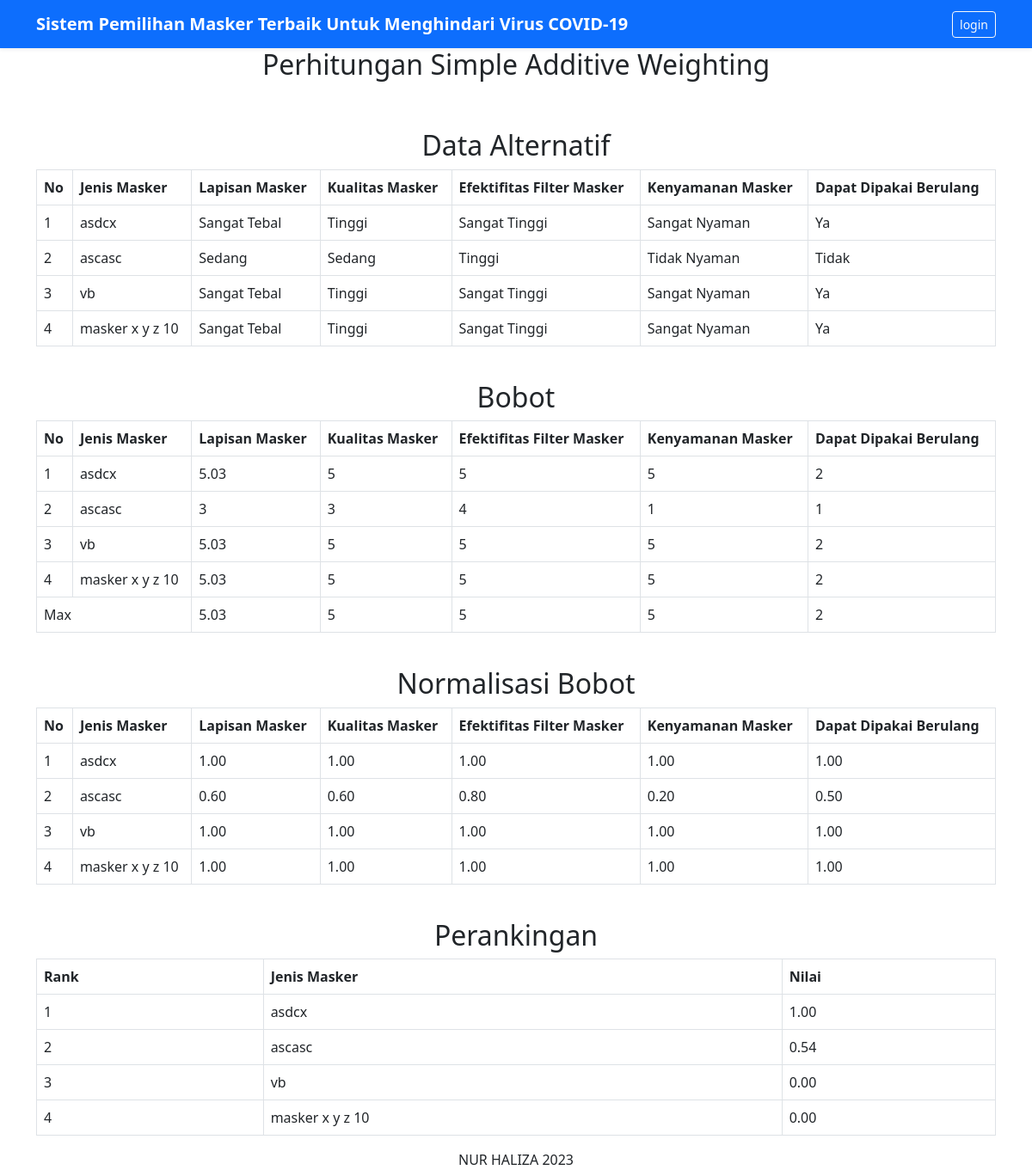
Screenshot of /hasil.php with the database file from the repository.
### tables this page shows
CREATE TABLE `masker` (
  `id_masker` int(11) NOT NULL,
  `nama_masker` varchar(255) NOT NULL,
  `lapisan_masker` int(11) NOT NULL,
  `kualitas_masker` int(11) NOT NULL,
  `efektifitas_masker` int(11) NOT NULL,
  `kenyamanan_masker` int(11) NOT NULL,
  `reuse` int(11) NOT NULL,
  `nilai` double NOT NULL,
  `gambar` varchar(255) NOT NULL,
  `keterangan` text NOT NULL
);

CREATE TABLE `subkriteria` (
  `id_subkriteria` int(11) NOT NULL,
  `nama_subkriteria` varchar(255) NOT NULL,
  `bobot_subkriteria` double NOT NULL,
  `id_kriteria` int(11) NOT NULL
);

### hasil.php (the view, shortened to what this page needs)
<?php
include "koneksi.php";
$c1 = array();
$c2 = array();
$c3 = array();
$c4 = array();
$c5 = array();
$n1 = array();
 ?>
<!DOCTYPE html>
<html>
<head>
    <link type="text/css" rel="stylesheet" href="assets/bootstrap/css/bootstrap.css">
</head>
<body>
	<header>
		<div class="navbar navbar-dark bg-primary shadow-sm">
		    <div class="container">
		      <a href="index.php" class="navbar-brand d-flex align-items-center">
		        <strong>Sistem Pemilihan Masker Terbaik Untuk Menghindari Virus COVID-19</strong>
		      </a>
		      <div class="col-4 d-flex justify-content-end align-items-center">
        		<a class="btn btn-sm btn-outline-light" href="login.php">login</a>
      		</div>
		</div>
		</div>
	</header>
	<div class="container">
     <div class="panel panel-default">
     	<center>
     		<div class="panel-heading">
     			 <h2>Perhitungan Simple Additive Weighting</h2>
     			 <br>
     		</div>
     		<br>
     		<div class="panel-body">
     			<div class="panel">
     				<div class="panel-heading">
     					<h2>Data Alternatif</h2>
     				</div>
     				<div class="panel-body">
     					<table class="table table-responsive table-hover table-bordered"  style="text-align:justify">
     				<thead>
     					<tr>
     						<th>No</th>
     						<th>Jenis Masker</th>
     						<th>Lapisan Masker</th>
     						<th>Kualitas Masker</th>
     						<th>Efektifitas Filter Masker</th>
     						<th>Kenyamanan Masker</th>
     						<th>Dapat Dipakai Berulang</th>
     					</tr>
     				</thead>
     				<tbody>
     					<?php
                            $sql = "SELECT * FROM masker";
                            $no  = 1;
                            foreach ($dbh->query($sql) as $data) :
                         ?>
                         <tr>
                         <td><?php echo $no; ?></td>
                         <td><?php echo $data['nama_masker'] ?></td>
                         <td><?php
	                        $sql1 = "SELECT * FROM subkriteria";
	                        foreach ($dbh->query($sql1) as $data1) :
	                        if ($data1['id_subkriteria'] == $data['lapisan_masker']) {
	                            echo $data1['nama_subkriteria'];
	                            $c1[$no-1]=$data1['bobot_subkriteria'];
	                        }
	                        endforeach;
	                         ?>
	                     </td>
	                     <td><?php
	                        $sql1 = "SELECT * FROM subkriteria";
	                        foreach ($dbh->query($sql1) as $data1) :
	                        if ($data1['id_subkriteria'] == $data['kualitas_masker']) {
	                            echo $data1['nama_subkriteria'];
	                            $c2[$no-1]=$data1['bobot_subkriteria'];
	                        }
	                        endforeach;
	                         ?>
	                     </td>
	                     <td><?php
	                        $sql1 = "SELECT * FROM subkriteria";
	                        foreach ($dbh->query($sql1) as $data1) :
	                        if ($data1['id_subkriteria'] == $data['efektifitas_masker']) {
	                            echo $data1['nama_subkriteria'];
	                            $c3[$no-1]=$data1['bobot_subkriteria'];
	                        }
	                        endforeach;
	                         ?>
	                     </td>
	                     <td><?php
	                        $sql1 = "SELECT * FROM subkriteria";
	                        foreach ($dbh->query($sql1) as $data1) :
	                        if ($data1['id_subkriteria'] == $data['kenyamanan_masker']) {
	                            echo $data1['nama_subkriteria'];
	                            $c4[$no-1]=$data1['bobot_subkriteria'];
	                        }
	                        endforeach;
	                         ?>
	                     </td>
	                     <td><?php
	                        $sql1 = "SELECT * FROM subkriteria";
	                        foreach ($dbh->query($sql1) as $data1) :
	                        if ($data1['id_subkriteria'] == $data['reuse']) {
	                            echo $data1['nama_subkriteria'];
	                            $c5[$no-1]=$data1['bobot_subkriteria'];
	                        }
	                        endforeach;
	                         ?>
	                     </td>
        				</tr>
                         <?php
			                        $no++;
			                        endforeach;
			              ?>
     				</tbody>
     			</table>
     				</div>
     			</div>
     			<br>
     			<div class="panel">
     				<div class="panel-heading">
     					<h2>Bobot</h2>
     				</div>
     				<div class="panel-body">
     					<table class="table table-responsive table-hover table-bordered"  style="text-align:justify">
     				<thead>
     					<tr>
     						<th>No</th>
     						<th>Jenis Masker</th>
     						<th>Lapisan Masker</th>
     						<th>Kualitas Masker</th>
     						<th>Efektifitas Filter Masker</th>
     						<th>Kenyamanan Masker</th>
     						<th>Dapat Dipakai Berulang</th>
     					</tr>
     				</thead>
     				<tbody>
     					<?php
                            $sql = "SELECT * FROM masker";
                            $no  = 1;
                            foreach ($dbh->query($sql) as $data) :
                         ?>
                         <tr>
                         <td><?php echo $no; ?></td>
                         <td><?php echo $data['nama_masker'] ?></td>
                         <td><?php
	                        $sql1 = "SELECT * FROM subkriteria";
	                        foreach ($dbh->query($sql1) as $data1) :
	                        if ($data1['id_subkriteria'] == $data['lapisan_masker']) {
	                            echo $c1[$no-1];
	                        }
	                        endforeach;
	                         ?>
	                     </td>
	                     <td><?php
	                        $sql1 = "SELECT * FROM subkriteria";
	                        foreach ($dbh->query($sql1) as $data1) :
	                        if ($data1['id_subkriteria'] == $data['kualitas_masker']) {
	                            echo $data1['bobot_subkriteria'];
	                        }
	                        endforeach;
	                         ?>
	                     </td>
	                     <td><?php
	                        $sql1 = "SELECT * FROM subkriteria";
	                        foreach ($dbh->query($sql1) as $data1) :
	                        if ($data1['id_subkriteria'] == $data['efektifitas_masker']) {
	                            echo $data1['bobot_subkriteria'];
	                        }
	                        endforeach;
	                         ?>
	                     </td>
	                     <td><?php
	                        $sql1 = "SELECT * FROM subkriteria";
	                        foreach ($dbh->query($sql1) as $data1) :
	                        if ($data1['id_subkriteria'] == $data['kenyamanan_masker']) {
	                            echo $data1['bobot_subkriteria'];
	                        }
	                        endforeach;
	                         ?>
	                     </td>
	                     <td><?php
	                        $sql1 = "SELECT * FROM subkriteria";
	                        foreach ($dbh->query($sql1) as $data1) :
	                        if ($data1['id_subkriteria'] == $data['reuse']) {
	                            echo $data1['bobot_subkriteria'];
	                        }
	                        endforeach;
	                         ?>
	                     </td>
        				</tr>
                         <?php
			                        $no++;
			                        endforeach;
			              ?>
			              <tr>
			              	<td colspan="2">Max</td>
			              	<td><?php echo max($c1) ?></td>
			              	<td><?php echo max($c2) ?></td>
			              	<td><?php echo max($c3) ?></td>
			              	<td><?php echo max($c4) ?></td>
			              	<td><?php echo max($c5) ?></td>
			              </tr>
     				</tbody>
     			</table>
     				</div>
     			</div>
     			<br>
     			<div class="panel">
     				<div class="panel-heading">
     					<h2>Normalisasi Bobot</h2>
     				</div>
     				<div class="panel-body">
     					<table class="table table-responsive table-hover table-bordered"  style="text-align:justify">
     				<thead>
     					<tr>
     						<th>No</th>
     						<th>Jenis Masker</th>
     						<th>Lapisan Masker</th>
     						<th>Kualitas Masker</th>
     						<th>Efektifitas Filter Masker</th>
     						<th>Kenyamanan Masker</th>
     						<th>Dapat Dipakai Berulang</th>
     					</tr>
     				</thead>
     				<tbody>
     					<?php
                            $sql = "SELECT * FROM masker";
                            $no  = 1;
                            foreach ($dbh->query($sql) as $data) :
                         ?>
                         <tr>
                         <td><?php echo $no; ?></td>
                         <td><?php echo $data['nama_masker'] ?></td>
                         <td><?php
	                        $sql1 = "SELECT * FROM subkriteria";
	                        foreach ($dbh->query($sql1) as $data1) :
	                        if ($data1['id_subkriteria'] == $data['lapisan_masker']) {
	                            $n1[$no-1] = $c1[$no-1]/max($c1);
	                            echo number_format($n1[$no-1],2);
	                        }
	                        endforeach;
	                         ?>
	                     </td>
	                     <td><?php
	                        $sql1 = "SELECT * FROM subkriteria";
	                        foreach ($dbh->query($sql1) as $data1) :
	                        if ($data1['id_subkriteria'] == $data['kualitas_masker']) {
	                            echo number_format($data1['bobot_subkriteria']/max($c2),2);
	                        }
	                        endforeach;
	                         ?>
	                     </td>
	                     <td><?php
	                        $sql1 = "SELECT * FROM subkriteria";
	                        foreach ($dbh->query($sql1) as $data1) :
	                        if ($data1['id_subkriteria'] == $data['efektifitas_masker']) {
	                            echo number_format($data1['bobot_subkriteria']/max($c3),2);
	                        }
	                        endforeach;
	                         ?>
	                     </td>
	                     <td><?php
	                        $sql1 = "SELECT * FROM subkriteria";
	                        foreach ($dbh->query($sql1) as $data1) :
	                        if ($data1['id_subkriteria'] == $data['kenyamanan_masker']) {
	                            echo number_format($data1['bobot_subkriteria']/max($c4),2);
	                        }
	                        endforeach;
	                         ?>
	                     </td>
	                     <td><?php
	                        $sql1 = "SELECT * FROM subkriteria";
	                        foreach ($dbh->query($sql1) as $data1) :
	                        if ($data1['id_subkriteria'] == $data['reuse']) {
	                            echo number_format($data1['bobot_subkriteria']/max($c5),2);
	                        }
	                        endforeach;
	                         ?>
	                     </td>
        				</tr>
                         <?php
			                        $no++;
			                        endforeach;
			              ?>
     				</tbody>
     			</table>
     				</div>
     			</div>
     			<br>
     			<div class="panel">
     				<div class="panel-heading">
     					<h2>Perankingan</h2>
     				</div>
     				<div class="panel-body">
     					<table class="table table-responsive table-hover table-bordered"  style="text-align:justify">
     				<thead>
     					<tr>
     						<th>Rank</th>
     						<th>Jenis Masker</th>
     						<th>Nilai</th>
     					</tr>
     				</thead>
     				<tbody>
                         <?php
			              	$nomor = 1;
			                $sqlc = "SELECT * FROM masker order by nilai desc";
			                foreach ($dbh->query($sqlc) as $datac) :
			              ?>
			              <tr>
			              	<td><?php echo $nomor; ?></td>
			              	<td><?php echo $datac['nama_masker']; ?></td>
			              	<td><?php echo number_format($datac['nilai'],2); ?></td>
			              </tr>
			              <?php
			              $nomor++;
			              endforeach;
			              ?>
     				</tbody>
     			</table>
     				</div>
     			</div>
     		</div>
     	</center>
     </div>
  <footer>
  	<center> NUR HALIZA <?php echo date('Y') ?></center>
  </footer>
</body>
</html>

### rows the page displays
masker: nama_masker "asdcx", nilai "1.00"
subkriteria: nama_subkriteria "Sangat Tebal", bobot_subkriteria "5.03", no "1.00"
subkriteria: nama_subkriteria "Tinggi", bobot_subkriteria "5", $data1['bobot_subkriteria']/max($c2) "1.00"
subkriteria: nama_subkriteria "Sangat Tinggi", bobot_subkriteria "5", $data1['bobot_subkriteria']/max($c3) "1.00"
subkriteria: nama_subkriteria "Sangat Nyaman", bobot_subkriteria "5", $data1['bobot_subkriteria']/max($c4) "1.00"
subkriteria: nama_subkriteria "Ya", bobot_subkriteria "2", $data1['bobot_subkriteria']/max($c5) "1.00"
masker: nama_masker "ascasc", nilai "0.54"
subkriteria: nama_subkriteria "Sedang", no "3", no "0.60"
subkriteria: nama_subkriteria "Sedang", bobot_subkriteria "3", $data1['bobot_subkriteria']/max($c2) "0.60"
subkriteria: nama_subkriteria "Tinggi", bobot_subkriteria "4", $data1['bobot_subkriteria']/max($c3) "0.80"
subkriteria: nama_subkriteria "Tidak Nyaman", bobot_subkriteria "1", $data1['bobot_subkriteria']/max($c4) "0.20"
subkriteria: nama_subkriteria "Tidak", bobot_subkriteria "1", $data1['bobot_subkriteria']/max($c5) "0.50"
masker: nama_masker "vb", nilai "0.00"
masker: nama_masker "masker x y z 10", nilai "0.00"

### other values shown
max($c1) "5.03"
max($c2) "5"
max($c3) "5"
max($c4) "5"
max($c5) "2"
